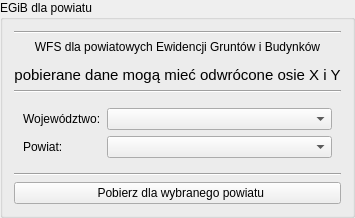
         <widget class="QgsCollapsibleGroupBox" name="wfs_egib_groupBox">
          <property name="enabled">
           <bool>true</bool>
          </property>
          <property name="toolTip">
           <string/>
          </property>
          <property name="title">
           <string>EGiB dla powiatu</string>
          </property>
          <property name="collapsed">
           <bool>true</bool>
          </property>
          <layout class="QVBoxLayout" name="verticalLayout_5">
           <item>
            <widget class="Line" name="line_21">
             <property name="orientation">
              <enum>Qt::Horizontal</enum>
             </property>
            </widget>
           </item>
           <item>
            <widget class="QLabel" name="label_43">
             <property name="text">
              <string>&lt;html&gt;&lt;head/&gt;&lt;body&gt;&lt;p align=&quot;center&quot;&gt;WFS dla powiatowych Ewidencji Gruntów i Budynków&lt;/p&gt;&lt;p align=&quot;center&quot;&gt;&lt;span style=&quot; font-size:11pt;&quot;&gt;pobierane dane mogą mieć odwrócone osie X i Y&lt;/span&gt;&lt;/p&gt;&lt;/body&gt;&lt;/html&gt;</string>
             </property>
             <property name="alignment">
              <set>Qt::AlignCenter</set>
             </property>
            </widget>
           </item>
           <item>
            <widget class="Line" name="line_22">
             <property name="orientation">
              <enum>Qt::Horizontal</enum>
             </property>
            </widget>
           </item>
           <item>
            <widget class="QWidget" name="widget_2" native="true">
             <layout class="QFormLayout" name="formLayout_2">
              <item row="1" column="0">
               <widget class="QLabel" name="label_156">
                <property name="text">
                 <string>Powiat: </string>
                </property>
               </widget>
              </item>
              <item row="1" column="1">
               <widget class="QComboBox" name="wfs_egib_powiat_cmbbx"/>
              </item>
              <item row="0" column="1">
               <widget class="QComboBox" name="wfs_egib_wojewodztwo_cmbbx">
                <item>
                 <property name="text">
                  <string/>
                 </property>
                </item>
               </widget>
              </item>
              <item row="0" column="0">
               <widget class="QLabel" name="label_157">
                <property name="text">
                 <string>Województwo:</string>
                </property>
               </widget>
              </item>
             </layout>
            </widget>
           </item>
           <item>
            <widget class="Line" name="line_45">
             <property name="orientation">
              <enum>Qt::Horizontal</enum>
             </property>
            </widget>
           </item>
           <item>
            <widget class="QPushButton" name="wfs_egib_selected_pow_btn">
             <property name="text">
              <string>  Pobierz dla wybranego powiatu</string>
             </property>
            </widget>
           </item>
          </layout>
         </widget>
